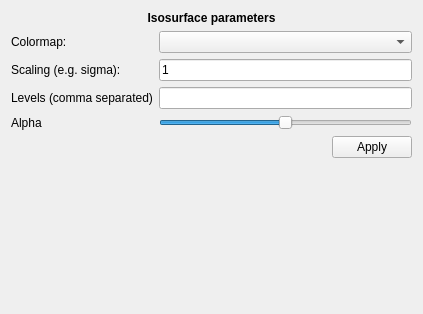
<?xml version="1.0" encoding="UTF-8"?>
<ui version="4.0">
 <class>Form</class>
 <widget class="QWidget" name="Form">
  <property name="geometry">
   <rect>
    <x>0</x>
    <y>0</y>
    <width>423</width>
    <height>314</height>
   </rect>
  </property>
  <property name="windowTitle">
   <string>Form</string>
  </property>
  <layout class="QGridLayout" name="gridLayout_2">
   <item row="2" column="0">
    <layout class="QHBoxLayout" name="horizontalLayout">
     <item>
      <spacer name="horizontalSpacer">
       <property name="orientation">
        <enum>Qt::Horizontal</enum>
       </property>
       <property name="sizeHint" stdset="0">
        <size>
         <width>40</width>
         <height>20</height>
        </size>
       </property>
      </spacer>
     </item>
     <item>
      <widget class="QPushButton" name="apply">
       <property name="text">
        <string>Apply</string>
       </property>
      </widget>
     </item>
    </layout>
   </item>
   <item row="1" column="0">
    <layout class="QGridLayout" name="gridLayout">
     <item row="2" column="0">
      <widget class="QLabel" name="label_3">
       <property name="text">
        <string>Levels (comma separated)</string>
       </property>
      </widget>
     </item>
     <item row="2" column="1">
      <widget class="QLineEdit" name="values_field">
       <property name="placeholderText">
        <string/>
       </property>
      </widget>
     </item>
     <item row="1" column="1">
      <widget class="QLineEdit" name="scaling_field">
       <property name="text">
        <string>1</string>
       </property>
      </widget>
     </item>
     <item row="1" column="0">
      <widget class="QLabel" name="label_2">
       <property name="text">
        <string>Scaling (e.g. sigma):</string>
       </property>
      </widget>
     </item>
     <item row="0" column="0">
      <widget class="QLabel" name="label">
       <property name="text">
        <string>Colormap:</string>
       </property>
      </widget>
     </item>
     <item row="0" column="1">
      <widget class="QComboBox" name="cmap_menu"/>
     </item>
     <item row="3" column="0">
      <widget class="QLabel" name="label_5">
       <property name="text">
        <string>Alpha</string>
       </property>
      </widget>
     </item>
     <item row="3" column="1">
      <widget class="QSlider" name="alpha_slider">
       <property name="maximum">
        <number>100</number>
       </property>
       <property name="value">
        <number>50</number>
       </property>
       <property name="orientation">
        <enum>Qt::Horizontal</enum>
       </property>
      </widget>
     </item>
    </layout>
   </item>
   <item row="0" column="0">
    <widget class="QLabel" name="label_4">
     <property name="font">
      <font>
       <weight>75</weight>
       <bold>true</bold>
      </font>
     </property>
     <property name="text">
      <string>Isosurface parameters</string>
     </property>
     <property name="alignment">
      <set>Qt::AlignCenter</set>
     </property>
    </widget>
   </item>
   <item row="3" column="0">
    <spacer name="verticalSpacer">
     <property name="orientation">
      <enum>Qt::Vertical</enum>
     </property>
     <property name="sizeHint" stdset="0">
      <size>
       <width>20</width>
       <height>40</height>
      </size>
     </property>
    </spacer>
   </item>
  </layout>
 </widget>
 <resources/>
 <connections/>
</ui>
